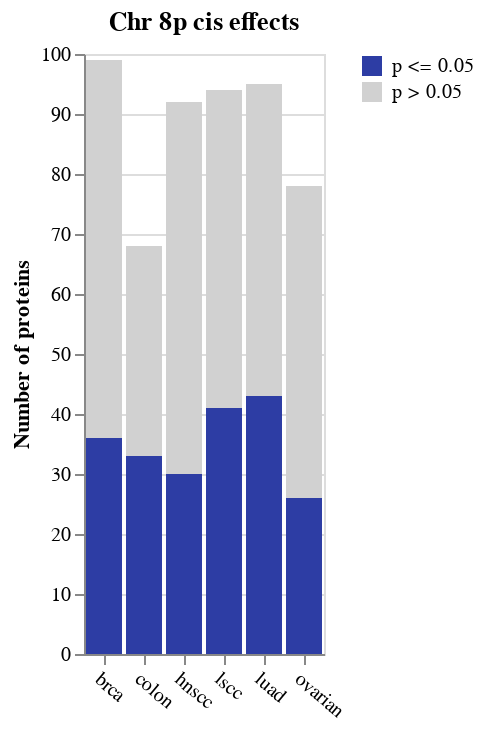

Notebook code for this chart:
### Markdown cell above
## Select the proteins with a significant change, and take a detour to make some plots

### Code cell
prots = ttest_results[ttest_results["adj_p"] <= 0.05].reset_index(drop=True)
prots_cts = prots.groupby("cancer_type").count()[["protein"]]

fail_prots = ttest_results[ttest_results["adj_p"] > 0.05].reset_index(drop=True)
fail_cts = fail_prots.groupby("cancer_type").count()[["protein"]]

prots_cts.insert(0, "count_type", "p <= 0.05")
fail_cts.insert(0, "count_type", "p > 0.05")

counts = prots_cts.append(fail_cts).sort_index().reset_index(drop=False)

cis_effects_barchart = alt.Chart(counts).mark_bar().encode(
    x=alt.X(
        "cancer_type",
        axis=alt.Axis(
            title=None,
            labelAngle=40,
        ),
    ),
    y=alt.Y(
        "protein",
        axis=alt.Axis(
            title="Number of proteins"
        ),
    ),
    color=alt.Color(
        "count_type",
        title=None,
        scale=alt.Scale(
            domain=["p <= 0.05", "p > 0.05"],
            range=["#2d3da4", "#d1d1d1"]
        ),
    ),
    order=alt.Order(
        "count_type",
        sort="ascending",
    ),
).properties(
    title=f"Chr {CHROMOSOME}{ARM} {CIS_OR_TRANS} effects"
).configure_title(
    anchor="middle"
)

cis_effects_barchart

### Figure 1 — Vega-Lite specification as saved in the notebook (floating-point values rounded to 4 significant figures)
{"config": {"view": {"continuousWidth": 400, "continuousHeight": 300}, "title": {"anchor": "middle"}}, "data": {"name": "data-a70cad8b169d8df23386b05e4a9fd0b6"}, "mark": "bar", "encoding": {"color": {"field": "count_type", "scale": {"domain": ["p <= 0.05", "p > 0.05"], "range": ["#2d3da4", "#d1d1d1"]}, "title": null, "type": "nominal"}, "order": {"field": "count_type", "sort": "ascending", "type": "nominal"}, "x": {"axis": {"labelAngle": 40, "title": null}, "field": "cancer_type", "type": "nominal"}, "y": {"axis": {"title": "Number of proteins"}, "field": "protein", "type": "quantitative"}}, "title": "Chr 8p cis effects", "$schema": "https://vega.github.io/schema/vega-lite/v4.17.0.json", "datasets": {"data-a70cad8b169d8df23386b05e4a9fd0b6": [{"cancer_type": "brca", "count_type": "p <= 0.05", "protein": 36}, {"cancer_type": "brca", "count_type": "p > 0.05", "protein": 63}, {"cancer_type": "colon", "count_type": "p <= 0.05", "protein": 33}, {"cancer_type": "colon", "count_type": "p > 0.05", "protein": 35}, {"cancer_type": "hnscc", "count_type": "p <= 0.05", "protein": 30}, {"cancer_type": "hnscc", "count_type": "p > 0.05", "protein": 62}, {"cancer_type": "lscc", "count_type": "p <= 0.05", "protein": 41}, {"cancer_type": "lscc", "count_type": "p > 0.05", "protein": 53}, {"cancer_type": "luad", "count_type": "p <= 0.05", "protein": 43}, {"cancer_type": "luad", "count_type": "p > 0.05", "protein": 52}, {"cancer_type": "ovarian", "count_type": "p <= 0.05", "protein": 26}, {"cancer_type": "ovarian", "count_type": "p > 0.05", "protein": 52}]}}
